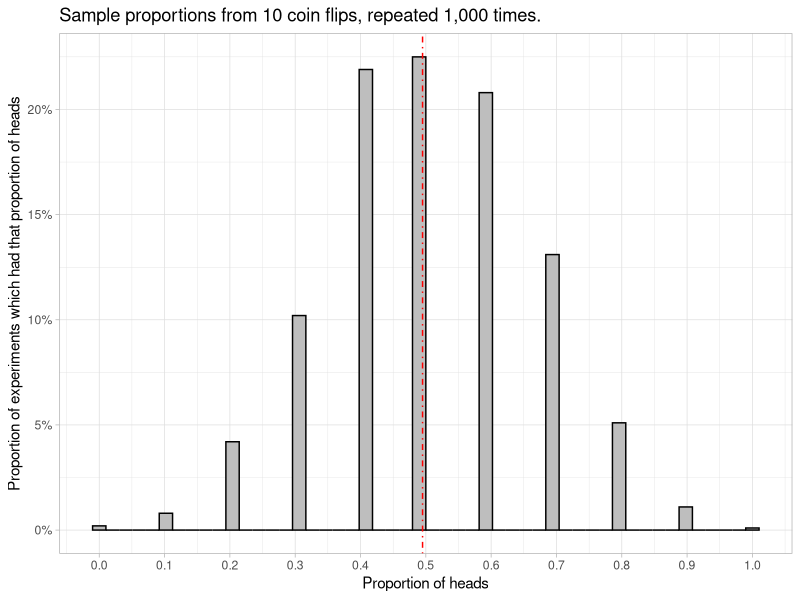
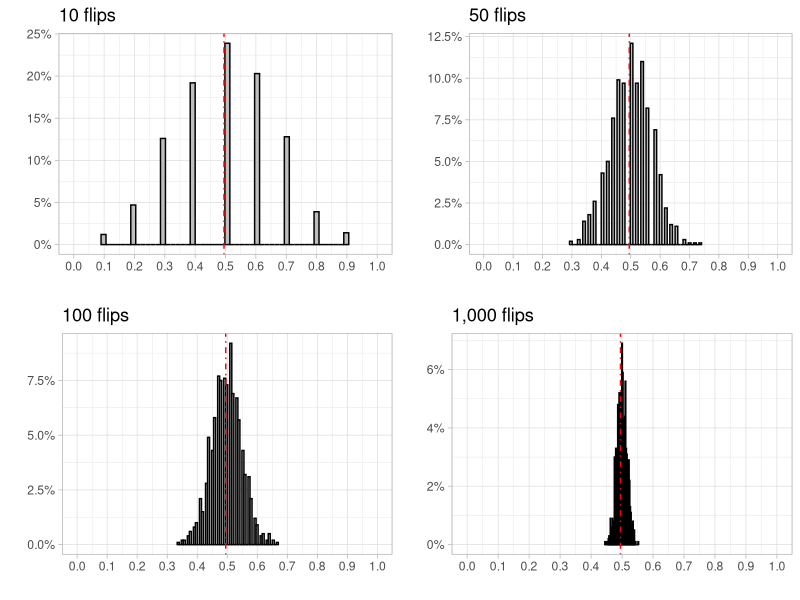

These figures' R source, in order:
## ---- chunk 1
library(tidyverse)
## ---- chunk 2
# Function to flip the coin once, and return 1 if heads and 0 if tails.
# To simulate a random variable which takes on values of 1 with probability
# 1/2 and 0 with probability 1/2, I will simulate a U ~ Unif(0,1) random variable,
# and then return an indicator of whether U > 1/2, which happens with probability
# 1/2.
flip_the_coin_once <- function() {
  # This function takes no arguments.
  # It uses random number generation to return 1 with probability 1/2
  # and 0 with probability 1/2
  as.numeric(runif(1) > 1/2)
}

# Function to flip the coin n times and return a vector containing
# the results of each flip
flip_the_coin_more_than_once <- function(n) {
  # n: number of times to flip the coin.
  # Returns a vector of length n containing the results of each flip.
  out <- numeric(n)
  for (i in 1:n) {
    out[i] <- flip_the_coin_once()
  }
  out
}

# Function to flip the coin n times and compute the
# sample proportion of heads
sample_proportion_of_heads <- function(n) {
  # n: number of times to flip the coin
  # Returns a number representing the sample proportion of heads
  # in n flips
  mean(flip_the_coin_more_than_once(n))
}

## ---- chunk 3
set.seed(4178032) # Pick some arbitrary number. Gives the same random numbers every time.
# I do this for reproducibility, because this is a book.
sample_proportion_of_heads(10)
## ---- chunk 4
set.seed(469096)
sample_proportion_of_heads(10)
## ---- chunk 5
set.seed(80798)
sample_proportion_of_heads(10)
## ---- chunk 6
set.seed(41679)
N <- 1000 # Number of times to repeat the experiment
sample_proportions <- numeric(N) # Vector to store the results
for (i in 1:N) sample_proportions[i] <- sample_proportion_of_heads(10) # Perform the experiments

# Plot them
tibble(x = sample_proportions) %>%
  ggplot(aes(x = x)) +
  theme_light() +
  geom_histogram(aes(y = ..count../sum(..count..)),bins = 50,colour = "black",fill = "grey") +
  labs(title = stringr::str_c("Sample proportions from 10 coin flips, repeated ",scales::comma(N)," times."),
       x = "Proportion of heads",
       y = "Proportion of experiments which had that proportion of heads"
  ) +
  scale_x_continuous(breaks = seq(0,1,by=.1)) +
  scale_y_continuous(labels = scales::percent_format()) +
  geom_vline(xintercept = .495,colour = "red",linetype = "dotdash")
## ---- chunk 7
set.seed(64239)
N <- 1000 # Number of times to repeat the experiment
n <- c(10,50,100,1000) # Numbers of times to flip the coin
sample_proportions <- tibble(
  n = rep(n,N),
  p = numeric(length(n))
) # Dataframe to store the results
for (i in 1:nrow(sample_proportions)) {
  sample_proportions[i,"p"] <- sample_proportion_of_heads(
    as.numeric(
      sample_proportions[i,"n"]
      )
    )
}

# Plot them
plotlst <- list()
for (size in n) {
  plotlst[[as.character(size)]] <- sample_proportions %>%
    filter(n == size) %>%
    ggplot(aes(x = p)) +
    theme_light() +
    geom_histogram(aes(y = ..count../sum(..count..)),bins = 50,colour = "black",fill = "grey") +
    labs(title = stringr::str_c(scales::comma(size)," flips"),x = " ",y = " ") +
    scale_x_continuous(breaks = seq(0,1,by=.1)) +
    scale_y_continuous(labels = scales::percent_format()) +
    geom_vline(xintercept = .495,colour = "red",linetype = "dotdash") +
    coord_cartesian(xlim = c(0,1))
}

cowplot::plot_grid(plotlist = plotlst,nrow = 2)

## ---- chunk 8
howfaristoofar <- .05
sample_proportions %>%
  mutate(howfaraway = abs(p - .5),
         fartherthaniwant = as.numeric(howfaraway > howfaristoofar)) %>%
  group_by(n) %>%
  summarize(toofar = mean(fartherthaniwant)) %>%
  mutate(toofar = scales::percent(toofar)) # Pretty

